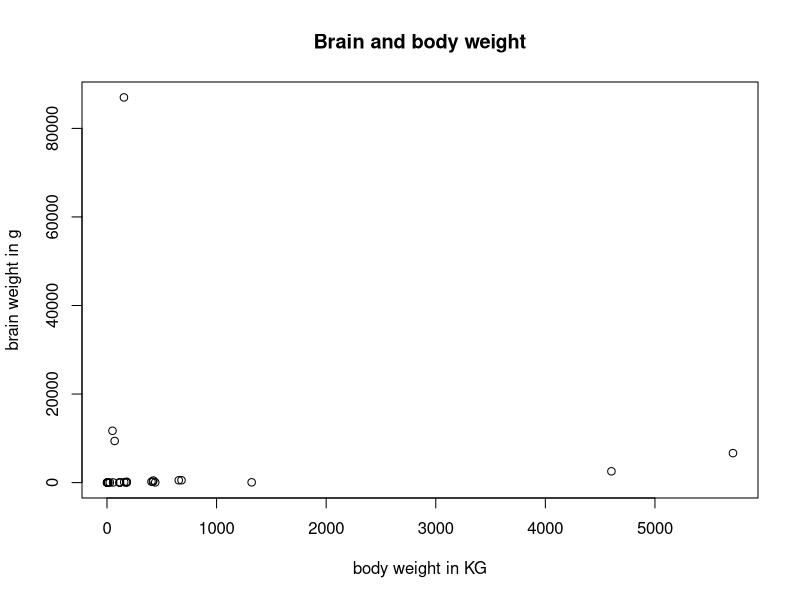
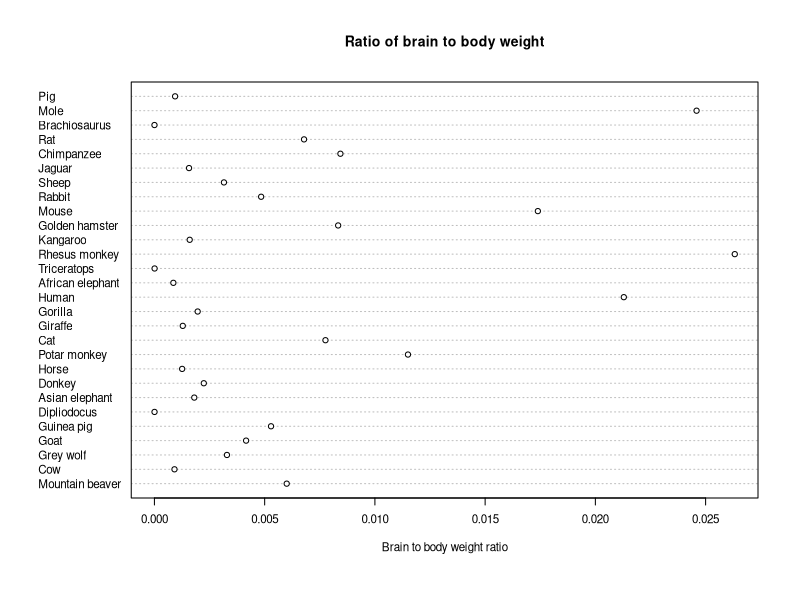

These figures' R source, in order:
## ---- chunk 1
knitr::opts_chunk$set(echo = TRUE)
## ---- chunk 2
library(readr)
babw <- read_csv("data/Animals.csv")
ratiobabw <- transform(babw, new = brain / (body*1000))
rownames(ratiobabw) <- ratiobabw[,c(1)]
smallbabw = babw[,c(2,3)]
attach(smallbabw)
## ---- chunk 3
summary(smallbabw)
## ---- chunk 4
head(smallbabw)
## ---- chunk 5
tail(smallbabw)
## ---- chunk 6
cor(smallbabw)
## ---- chunk 7
plot(body~brain, main = "Brain and body weight", xlab = "body weight in KG", ylab = "brain weight in g", data = smallbabw)
## ---- chunk 8
dotchart(ratiobabw$new,labels=row.names(ratiobabw),cex=.7,
  	main="Ratio of brain to body weight", 
   xlab="Brain to body weight ratio")
